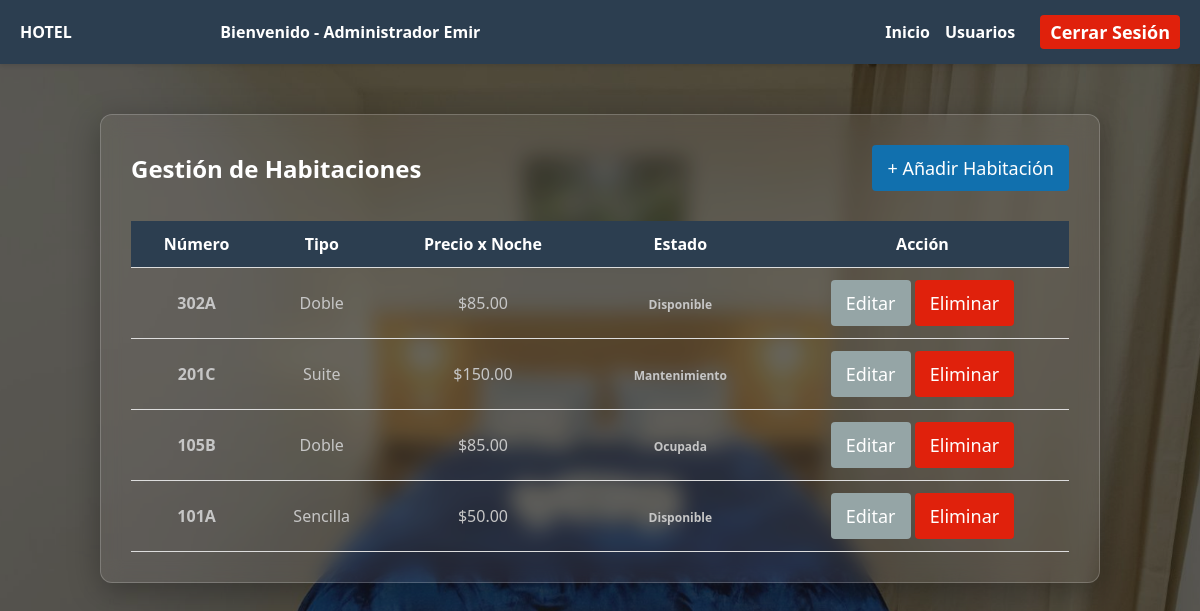
The page /views/habitaciones/habitaciones.php (signed in) on the database its author committed.
### tables this page shows
CREATE TABLE habitaciones (
    id_habitacion INT AUTO_INCREMENT PRIMARY KEY,
    numero VARCHAR(10) NOT NULL UNIQUE,
    tipo VARCHAR(50) NOT NULL,
    precio DECIMAL(10,2) NOT NULL,
    estado ENUM('Disponible', 'Ocupada', 'Mantenimiento') DEFAULT 'Disponible'
);

### views/habitaciones/habitaciones.php (the view, shortened to what this page needs)
<?php
$database = new Conexion();
$db = $database->obtenerConexion();
if ($_SESSION['usuario_rol_id'] == 1) {
    $stmt = $db->query("SELECT * FROM habitaciones ORDER BY id_habitacion DESC");
}
else {
    $stmt = $db->query("SELECT * FROM habitaciones WHERE estado = 'Disponible' ORDER BY id_habitacion DESC");
}
$habitaciones = $stmt->fetchAll(PDO::FETCH_ASSOC);
function obternerClaseEstado($estado)
{
    if ($estado == 'Disponible')
        return 'badge-active';
    if ($estado == 'Ocupada')
        return 'badge-inactive';
    return 'badge-user';
}
?>
<!DOCTYPE html>
<html lang="es">
<head>
    <link rel="stylesheet" href="../../css/global.css?v=<?php echo time(); ?>">
    <link rel="stylesheet" href="../../css/habitaciones.css?v=<?php echo time(); ?>">
</head>
<body>
    <nav class="navbar">
        <a href="../panel.php" class="logo-link" style="text-decoration: none;">
            <div class="logo">HOTEL</div>
        </a>
        <div class="nav-links">
            <span style="font-weight: 600; margin-right: 390px;">
                Bienvenido -
                <?php echo($_SESSION['usuario_rol_id'] == 1 ? 'Administrador' : 'Cliente'); ?>
                <?php echo htmlspecialchars($_SESSION['usuario_nombre']); ?>
            </span>
            <a href="../panel.php">Inicio</a>
            <?php if ($_SESSION['usuario_rol_id'] == 1): ?>
                <a href="../usuarios/usuarios.php">Usuarios</a>
            <?php
endif; ?>
            <a href="../../php/auth/logout.php" class="btn btn-danger" style="margin-left: 10px; padding: 5px 10px;">Cerrar Sesión</a>
        </div>
    </nav>
    <div class="container crud-container">
        <div class="crud-header">
            <h2>Gestión de Habitaciones</h2>
            <?php if ($_SESSION['usuario_rol_id'] == 1): ?>
                <a href="nueva_habitacion.php" class="btn btn-primary">+ Añadir Habitación</a>
            <?php
endif; ?>
        </div>
        <table class="tabla-crud">
            <thead>
                <tr>
                    <th>Número</th>
                    <th>Tipo</th>
                    <th>Precio x Noche</th>
                    <th>Estado</th>
                    <?php if ($_SESSION['usuario_rol_id'] == 1): ?>
                        <th>Acción</th>
                    <?php
endif; ?>
                </tr>
            </thead>
            <tbody>
                <?php foreach ($habitaciones as $h): ?>
                    <tr>
                        <td style="color: #c6c6c6;"><strong><?php echo htmlspecialchars($h['numero']); ?></strong></td>
                        <td style="color: #c6c6c6;"><?php echo htmlspecialchars($h['tipo']); ?></td>
                        <td style="color: #c6c6c6;">$<?php echo number_format($h['precio'], 2); ?></td>
                        <td>
                            <span style="color: #c6c6c6;" class="badge <?php echo obternerClaseEstado($h['estado']); ?>">
                                <?php echo $h['estado']; ?>
                            </span>
                        </td>
                        <?php if ($_SESSION['usuario_rol_id'] == 1): ?>
                        <td>
                            <a href="editar_habitacion.php?id=<?php echo $h['id_habitacion']; ?>" class="btn btn-secondary btn-small">Editar</a>
                            <button onclick="confirmarEliminacion(<?php echo $h['id_habitacion']; ?>)" class="btn btn-danger btn-small">Eliminar</button>
                        </td>
                        <?php
    endif; ?>
                    </tr>
                <?php
endforeach; ?>
            </tbody>
        </table>
    </div>
</body>
</html>

### css/global.css (style rules this page uses)
* { margin: 0; padding: 0; box-sizing: border-box; font-family: 'Segoe UI', Tahoma, Geneva, Verdana, sans-serif; }
body { background-color: #f4f6f9; color: #333; display: flex; flex-direction: column; min-height: 100vh; }
.navbar { background: #2c3e50; color: #fff; padding: 15px 20px; display: flex; justify-content: space-between; align-items: center; box-shadow: 0 2px 4px rgba(0,0,0,0.1); }
.navbar .nav-links { display: flex; gap: 15px; align-items: center; }
.navbar a { color: #fff; text-decoration: none; font-weight: 600; }
.container { max-width: 1000px; margin: 0 auto; padding: 20px; }
.btn { display: inline-block; padding: 11px 15px; border: none; border-radius: 4px; cursor: pointer; font-size: 18px; text-align: center; text-decoration: none; transition: background 0.3s; }
.btn-primary { background: #1170ae; color: #fff !important; }
.btn-danger { background: #e0210c; color: #fff !important; }
.btn-secondary { background: #95a5a6; color: #fff !important; }

### css/habitaciones.css (style rules this page uses)
body { background-color: #1a1a2e; background-image: url("../img/habitaciones.jpg"); background-size: cover; background-position: center; background-attachment: fixed; color: #f1f2f6; }
body::before { content: ''; position: fixed; top: 0; left: 0; width: 100%; height: 100%; background: rgba(0, 0, 0, 0.4); z-index: -1; }
.container { background: #c0b5b51a; backdrop-filter: blur(10px); border: 1px solid rgba(255, 255, 255, 0.2); border-radius: 12px; padding: 30px; margin-top: 50px !important; margin-bottom: 50px !important; margin-left: auto !important; margin-right: auto !important; width: 90%; max-width: 1000px; box-shadow: 0 8px 32px rgba(0, 0, 0, 0.3); }
table { width: 100%; border-collapse: collapse; color: #333; }
th, td { padding: 12px 15px; text-align: center; border-bottom: 1px solid #ddd; }
th { background-color: #2c3e50; color: white; }
.badge { padding: 4px 8px; border-radius: 12px; font-size: 12px; font-weight: 600; }
.crud-header { display: flex; justify-content: space-between; align-items: center; margin-bottom: 30px; color: white; }

### rows shown on the page
habitaciones: numero "302A", tipo "Doble", precio "85.00", estado "Disponible"
habitaciones: numero "201C", tipo "Suite", precio "150.00", estado "Mantenimiento"
habitaciones: numero "105B", tipo "Doble", precio "85.00", estado "Ocupada"
habitaciones: numero "101A", tipo "Sencilla", precio "50.00", estado "Disponible"

### other values the page prints
$_SESSION['usuario_nombre'] "Emir"
